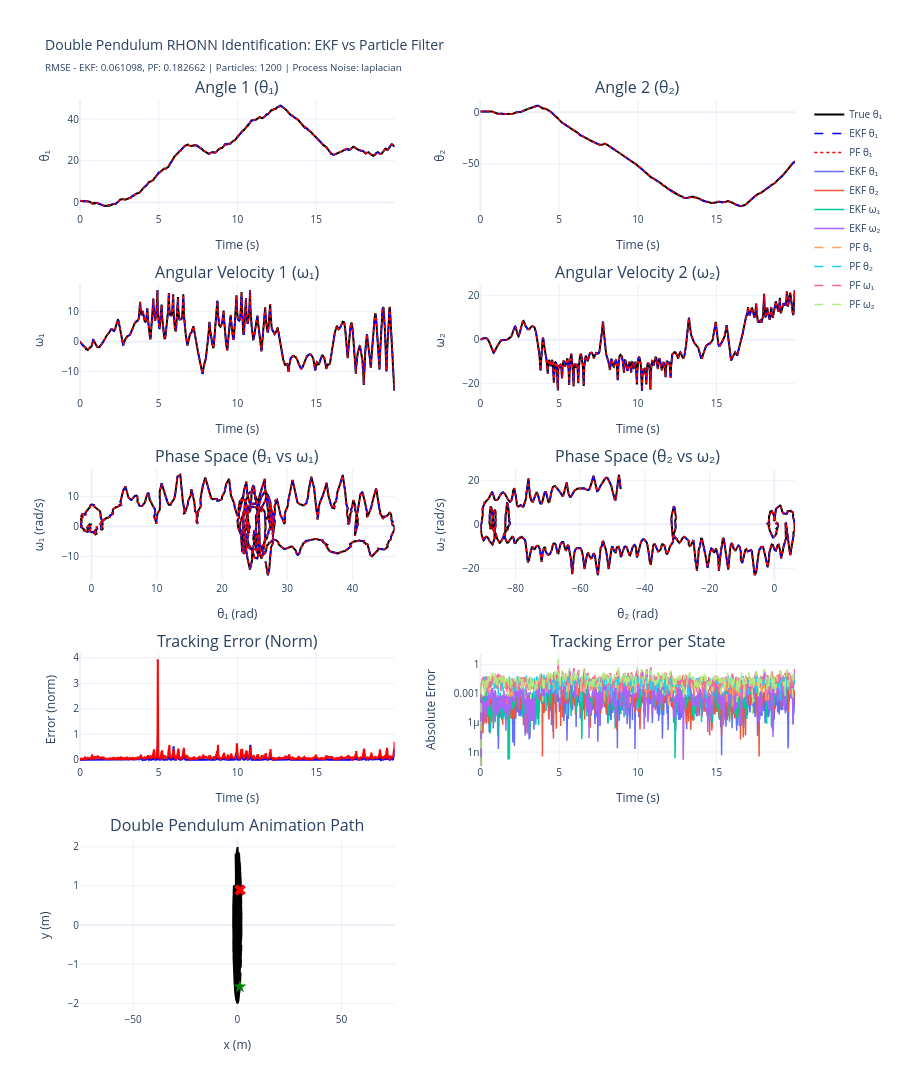

The notebook cell saved with this chart:
### Code cell
# ============================================================
# 6) Visualization - Double Pendulum
# ============================================================

# Create comprehensive visualization
fig = make_subplots(
    rows=5, cols=2,
    subplot_titles=(
        'Angle 1 (θ₁)', 'Angle 2 (θ₂)',
        'Angular Velocity 1 (ω₁)', 'Angular Velocity 2 (ω₂)',
        'Phase Space (θ₁ vs ω₁)', 'Phase Space (θ₂ vs ω₂)',
        'Tracking Error (Norm)', 'Tracking Error per State',
        'Double Pendulum Animation Path', ''
    ),
    specs=[
        [{"type": "scatter"}, {"type": "scatter"}],
        [{"type": "scatter"}, {"type": "scatter"}],
        [{"type": "scatter"}, {"type": "scatter"}],
        [{"type": "scatter"}, {"type": "scatter"}],
        [{"type": "scatter"}, {"type": "scatter"}]
    ],
    vertical_spacing=0.08,
    horizontal_spacing=0.12,
    row_heights=[0.18, 0.18, 0.18, 0.18, 0.28]
)

state_names = ['θ₁', 'θ₂', 'ω₁', 'ω₂']
colors = {'true': 'black', 'ekf': 'blue', 'pf': 'red'}

# Row 1-2: State trajectories
for i in range(4):
    row = (i // 2) + 1
    col = (i % 2) + 1
    
    # True state
    fig.add_trace(go.Scatter(x=t_history, y=x_true[:, i], 
                            mode='lines', name=f'True {state_names[i]}',
                            line=dict(color=colors['true'], width=2),
                            showlegend=(i==0)), row=row, col=col)
    
    # EKF estimate
    fig.add_trace(go.Scatter(x=t_history, y=x_hat_ekf[:, i],
                            mode='lines', name=f'EKF {state_names[i]}',
                            line=dict(color=colors['ekf'], width=1.5, dash='dash'),
                            showlegend=(i==0)), row=row, col=col)
    
    # PF estimate
    fig.add_trace(go.Scatter(x=t_history, y=x_hat_pf[:, i],
                            mode='lines', name=f'PF {state_names[i]}',
                            line=dict(color=colors['pf'], width=1.5, dash='dot'),
                            showlegend=(i==0)), row=row, col=col)
    
    fig.update_xaxes(title_text="Time (s)", row=row, col=col)
    fig.update_yaxes(title_text=state_names[i], row=row, col=col)

# Row 3: Phase space plots
# Phase space for theta1 vs omega1
fig.add_trace(go.Scatter(x=x_true[:, 0], y=x_true[:, 2],
                        mode='lines', name='True (θ₁-ω₁)',
                        line=dict(color=colors['true'], width=2),
                        showlegend=False), row=3, col=1)
fig.add_trace(go.Scatter(x=x_hat_ekf[:, 0], y=x_hat_ekf[:, 2],
                        mode='lines', name='EKF (θ₁-ω₁)',
                        line=dict(color=colors['ekf'], width=1.5, dash='dash'),
                        showlegend=False), row=3, col=1)
fig.add_trace(go.Scatter(x=x_hat_pf[:, 0], y=x_hat_pf[:, 2],
                        mode='lines', name='PF (θ₁-ω₁)',
                        line=dict(color=colors['pf'], width=1.5, dash='dot'),
                        showlegend=False), row=3, col=1)
fig.update_xaxes(title_text="θ₁ (rad)", row=3, col=1)
fig.update_yaxes(title_text="ω₁ (rad/s)", row=3, col=1)

# Phase space for theta2 vs omega2
fig.add_trace(go.Scatter(x=x_true[:, 1], y=x_true[:, 3],
                        mode='lines', name='True (θ₂-ω₂)',
                        line=dict(color=colors['true'], width=2),
                        showlegend=False), row=3, col=2)
fig.add_trace(go.Scatter(x=x_hat_ekf[:, 1], y=x_hat_ekf[:, 3],
                        mode='lines', name='EKF (θ₂-ω₂)',
                        line=dict(color=colors['ekf'], width=1.5, dash='dash'),
                        showlegend=False), row=3, col=2)
fig.add_trace(go.Scatter(x=x_hat_pf[:, 1], y=x_hat_pf[:, 3],
                        mode='lines', name='PF (θ₂-ω₂)',
                        line=dict(color=colors['pf'], width=1.5, dash='dot'),
                        showlegend=False), row=3, col=2)
fig.update_xaxes(title_text="θ₂ (rad)", row=3, col=2)
fig.update_yaxes(title_text="ω₂ (rad/s)", row=3, col=2)

# Row 4: Error plots
# Total error (norm)
fig.add_trace(go.Scatter(x=t_history, y=err_ekf,
                        mode='lines', name='EKF Error',
                        line=dict(color=colors['ekf'], width=2),
                        showlegend=False), row=4, col=1)
fig.add_trace(go.Scatter(x=t_history, y=err_pf,
                        mode='lines', name='PF Error',
                        line=dict(color=colors['pf'], width=2),
                        showlegend=False), row=4, col=1)
fig.update_xaxes(title_text="Time (s)", row=4, col=1)
fig.update_yaxes(title_text="Error (norm)", row=4, col=1)

# Per-state errors
err_ekf_states = np.abs(x_true - x_hat_ekf)
err_pf_states = np.abs(x_true - x_hat_pf)
for i in range(4):
    fig.add_trace(go.Scatter(x=t_history, y=err_ekf_states[:, i],
                            mode='lines', name=f'EKF {state_names[i]}',
                            line=dict(width=1.5),
                            showlegend=True), row=4, col=2)
for i in range(4):
    fig.add_trace(go.Scatter(x=t_history, y=err_pf_states[:, i],
                            mode='lines', name=f'PF {state_names[i]}',
                            line=dict(width=1.5, dash='dash'),
                            showlegend=True), row=4, col=2)
fig.update_xaxes(title_text="Time (s)", row=4, col=2)
fig.update_yaxes(title_text="Absolute Error", type="log", row=4, col=2)

# Row 5: Double pendulum path visualization (cartesian coordinates)
# Convert angles to cartesian coordinates for visualization
L1 = 1.0
L2 = 1.0

# True system path
x1_true = L1 * np.sin(x_true[:, 0])
y1_true = -L1 * np.cos(x_true[:, 0])
x2_true = x1_true + L2 * np.sin(x_true[:, 1])
y2_true = y1_true - L2 * np.cos(x_true[:, 1])

# Plot path of second pendulum mass (most interesting)
fig.add_trace(go.Scatter(x=x2_true, y=y2_true,
                        mode='lines', name='True Path (mass 2)',
                        line=dict(color=colors['true'], width=2),
                        showlegend=False), row=5, col=1)

# Add start and end points
fig.add_trace(go.Scatter(x=[x2_true[0]], y=[y2_true[0]],
                        mode='markers', name='Start',
                        marker=dict(color='green', size=10, symbol='star'),
                        showlegend=False), row=5, col=1)
fig.add_trace(go.Scatter(x=[x2_true[-1]], y=[y2_true[-1]],
                        mode='markers', name='End',
                        marker=dict(color='red', size=10, symbol='x'),
                        showlegend=False), row=5, col=1)

fig.update_xaxes(title_text="x (m)", row=5, col=1)
fig.update_yaxes(title_text="y (m)", row=5, col=1)
fig.update_xaxes(scaleanchor="y", scaleratio=1, row=5, col=1)

# Update layout
fig.update_layout(
    height=1800,
    title_text=f"Double Pendulum RHONN Identification: EKF vs Particle Filter<br>" +
               f"<sub>RMSE - EKF: {rmse_ekf:.6f}, PF: {rmse_pf:.6f} | " +
               f"Particles: {num_particles} | Process Noise: {process_noise_type}</sub>",
    showlegend=True,
    template="plotly_white",
    font=dict(size=10)
)

fig.show()

print("\n✅ Visualization complete!")
print(f"\n📈 Summary Statistics:")
print(f"   System: Double Pendulum (4 states)")
print(f"   Time steps: {n_steps}")
print(f"   Sampling time: {dt} s")
print(f"   Total duration: {n_steps*dt:.2f} s")
print(f"   Process noise: {process_noise_type}")
print(f"   Measurement noise std: {measurement_noise_std}")

### Figure 1 — Plotly figure (JSON) as saved in the notebook; plotly's stock layout.template omitted (floating-point values rounded to 4 significant figures; data arrays with more than 128 entries replaced by an {"elided": "..."} marker saying what was removed)
{"data": [{"line": {"color": "black", "width": 2}, "mode": "lines", "name": "True θ₁", "showlegend": true, "type": "scatter", "x": {"elided": "1000 float values"}, "xaxis": "x", "y": {"elided": "1000 float values"}, "yaxis": "y"}, {"line": {"color": "blue", "dash": "dash", "width": 1.5}, "mode": "lines", "name": "EKF θ₁", "showlegend": true, "type": "scatter", "x": {"elided": "1000 float values"}, "xaxis": "x", "y": {"elided": "1000 float values"}, "yaxis": "y"}, {"line": {"color": "red", "dash": "dot", "width": 1.5}, "mode": "lines", "name": "PF θ₁", "showlegend": true, "type": "scatter", "x": {"elided": "1000 float values"}, "xaxis": "x", "y": {"elided": "1000 float values"}, "yaxis": "y"}, {"line": {"color": "black", "width": 2}, "mode": "lines", "name": "True θ₂", "showlegend": false, "type": "scatter", "x": {"elided": "1000 float values"}, "xaxis": "x2", "y": {"elided": "1000 float values"}, "yaxis": "y2"}, {"line": {"color": "blue", "dash": "dash", "width": 1.5}, "mode": "lines", "name": "EKF θ₂", "showlegend": false, "type": "scatter", "x": {"elided": "1000 float values"}, "xaxis": "x2", "y": {"elided": "1000 float values"}, "yaxis": "y2"}, {"line": {"color": "red", "dash": "dot", "width": 1.5}, "mode": "lines", "name": "PF θ₂", "showlegend": false, "type": "scatter", "x": {"elided": "1000 float values"}, "xaxis": "x2", "y": {"elided": "1000 float values"}, "yaxis": "y2"}, {"line": {"color": "black", "width": 2}, "mode": "lines", "name": "True ω₁", "showlegend": false, "type": "scatter", "x": {"elided": "1000 float values"}, "xaxis": "x3", "y": {"elided": "1000 float values"}, "yaxis": "y3"}, {"line": {"color": "blue", "dash": "dash", "width": 1.5}, "mode": "lines", "name": "EKF ω₁", "showlegend": false, "type": "scatter", "x": {"elided": "1000 float values"}, "xaxis": "x3", "y": {"elided": "1000 float values"}, "yaxis": "y3"}, {"line": {"color": "red", "dash": "dot", "width": 1.5}, "mode": "lines", "name": "PF ω₁", "showlegend": false, "type": "scatter", "x": {"elided": "1000 float values"}, "xaxis": "x3", "y": {"elided": "1000 float values"}, "yaxis": "y3"}, {"line": {"color": "black", "width": 2}, "mode": "lines", "name": "True ω₂", "showlegend": false, "type": "scatter", "x": {"elided": "1000 float values"}, "xaxis": "x4", "y": {"elided": "1000 float values"}, "yaxis": "y4"}, {"line": {"color": "blue", "dash": "dash", "width": 1.5}, "mode": "lines", "name": "EKF ω₂", "showlegend": false, "type": "scatter", "x": {"elided": "1000 float values"}, "xaxis": "x4", "y": {"elided": "1000 float values"}, "yaxis": "y4"}, {"line": {"color": "red", "dash": "dot", "width": 1.5}, "mode": "lines", "name": "PF ω₂", "showlegend": false, "type": "scatter", "x": {"elided": "1000 float values"}, "xaxis": "x4", "y": {"elided": "1000 float values"}, "yaxis": "y4"}, {"line": {"color": "black", "width": 2}, "mode": "lines", "name": "True (θ₁-ω₁)", "showlegend": false, "type": "scatter", "x": {"elided": "1000 float values"}, "xaxis": "x5", "y": {"elided": "1000 float values"}, "yaxis": "y5"}, {"line": {"color": "blue", "dash": "dash", "width": 1.5}, "mode": "lines", "name": "EKF (θ₁-ω₁)", "showlegend": false, "type": "scatter", "x": {"elided": "1000 float values"}, "xaxis": "x5", "y": {"elided": "1000 float values"}, "yaxis": "y5"}, {"line": {"color": "red", "dash": "dot", "width": 1.5}, "mode": "lines", "name": "PF (θ₁-ω₁)", "showlegend": false, "type": "scatter", "x": {"elided": "1000 float values"}, "xaxis": "x5", "y": {"elided": "1000 float values"}, "yaxis": "y5"}, {"line": {"color": "black", "width": 2}, "mode": "lines", "name": "True (θ₂-ω₂)", "showlegend": false, "type": "scatter", "x": {"elided": "1000 float values"}, "xaxis": "x6", "y": {"elided": "1000 float values"}, "yaxis": "y6"}, {"line": {"color": "blue", "dash": "dash", "width": 1.5}, "mode": "lines", "name": "EKF (θ₂-ω₂)", "showlegend": false, "type": "scatter", "x": {"elided": "1000 float values"}, "xaxis": "x6", "y": {"elided": "1000 float values"}, "yaxis": "y6"}, {"line": {"color": "red", "dash": "dot", "width": 1.5}, "mode": "lines", "name": "PF (θ₂-ω₂)", "showlegend": false, "type": "scatter", "x": {"elided": "1000 float values"}, "xaxis": "x6", "y": {"elided": "1000 float values"}, "yaxis": "y6"}, {"line": {"color": "blue", "width": 2}, "mode": "lines", "name": "EKF Error", "showlegend": false, "type": "scatter", "x": {"elided": "1000 float values"}, "xaxis": "x7", "y": {"elided": "1000 float values"}, "yaxis": "y7"}, {"line": {"color": "red", "width": 2}, "mode": "lines", "name": "PF Error", "showlegend": false, "type": "scatter", "x": {"elided": "1000 float values"}, "xaxis": "x7", "y": {"elided": "1000 float values"}, "yaxis": "y7"}, {"line": {"width": 1.5}, "mode": "lines", "name": "EKF θ₁", "showlegend": true, "type": "scatter", "x": {"elided": "1000 float values"}, "xaxis": "x8", "y": {"elided": "1000 float values"}, "yaxis": "y8"}, {"line": {"width": 1.5}, "mode": "lines", "name": "EKF θ₂", "showlegend": true, "type": "scatter", "x": {"elided": "1000 float values"}, "xaxis": "x8", "y": {"elided": "1000 float values"}, "yaxis": "y8"}, {"line": {"width": 1.5}, "mode": "lines", "name": "EKF ω₁", "showlegend": true, "type": "scatter", "x": {"elided": "1000 float values"}, "xaxis": "x8", "y": {"elided": "1000 float values"}, "yaxis": "y8"}, {"line": {"width": 1.5}, "mode": "lines", "name": "EKF ω₂", "showlegend": true, "type": "scatter", "x": {"elided": "1000 float values"}, "xaxis": "x8", "y": {"elided": "1000 float values"}, "yaxis": "y8"}, {"line": {"dash": "dash", "width": 1.5}, "mode": "lines", "name": "PF θ₁", "showlegend": true, "type": "scatter", "x": {"elided": "1000 float values"}, "xaxis": "x8", "y": {"elided": "1000 float values"}, "yaxis": "y8"}, {"line": {"dash": "dash", "width": 1.5}, "mode": "lines", "name": "PF θ₂", "showlegend": true, "type": "scatter", "x": {"elided": "1000 float values"}, "xaxis": "x8", "y": {"elided": "1000 float values"}, "yaxis": "y8"}, {"line": {"dash": "dash", "width": 1.5}, "mode": "lines", "name": "PF ω₁", "showlegend": true, "type": "scatter", "x": {"elided": "1000 float values"}, "xaxis": "x8", "y": {"elided": "1000 float values"}, "yaxis": "y8"}, {"line": {"dash": "dash", "width": 1.5}, "mode": "lines", "name": "PF ω₂", "showlegend": true, "type": "scatter", "x": {"elided": "1000 float values"}, "xaxis": "x8", "y": {"elided": "1000 float values"}, "yaxis": "y8"}, {"line": {"color": "black", "width": 2}, "mode": "lines", "name": "True Path (mass 2)", "showlegend": false, "type": "scatter", "x": {"elided": "1000 float values"}, "xaxis": "x9", "y": {"elided": "1000 float values"}, "yaxis": "y9"}, {"marker": {"color": "green", "size": 10, "symbol": "star"}, "mode": "markers", "name": "Start", "showlegend": false, "type": "scatter", "x": [1.207], "xaxis": "x9", "y": [-1.573], "yaxis": "y9"}, {"marker": {"color": "red", "size": 10, "symbol": "x"}, "mode": "markers", "name": "End", "showlegend": false, "type": "scatter", "x": [1.346], "xaxis": "x9", "y": [0.8969], "yaxis": "y9"}], "layout": {"annotations": [{"font": {"size": 16}, "showarrow": false, "text": "Angle 1 (θ₁)", "x": 0.22, "xanchor": "center", "xref": "paper", "y": 1.0, "yanchor": "bottom", "yref": "paper"}, {"font": {"size": 16}, "showarrow": false, "text": "Angle 2 (θ₂)", "x": 0.78, "xanchor": "center", "xref": "paper", "y": 1.0, "yanchor": "bottom", "yref": "paper"}, {"font": {"size": 16}, "showarrow": false, "text": "Angular Velocity 1 (ω₁)", "x": 0.22, "xanchor": "center", "xref": "paper", "y": 0.7976, "yanchor": "bottom", "yref": "paper"}, {"font": {"size": 16}, "showarrow": false, "text": "Angular Velocity 2 (ω₂)", "x": 0.78, "xanchor": "center", "xref": "paper", "y": 0.7976, "yanchor": "bottom", "yref": "paper"}, {"font": {"size": 16}, "showarrow": false, "text": "Phase Space (θ₁ vs ω₁)", "x": 0.22, "xanchor": "center", "xref": "paper", "y": 0.5952, "yanchor": "bottom", "yref": "paper"}, {"font": {"size": 16}, "showarrow": false, "text": "Phase Space (θ₂ vs ω₂)", "x": 0.78, "xanchor": "center", "xref": "paper", "y": 0.5952, "yanchor": "bottom", "yref": "paper"}, {"font": {"size": 16}, "showarrow": false, "text": "Tracking Error (Norm)", "x": 0.22, "xanchor": "center", "xref": "paper", "y": 0.3928, "yanchor": "bottom", "yref": "paper"}, {"font": {"size": 16}, "showarrow": false, "text": "Tracking Error per State", "x": 0.78, "xanchor": "center", "xref": "paper", "y": 0.3928, "yanchor": "bottom", "yref": "paper"}, {"font": {"size": 16}, "showarrow": false, "text": "Double Pendulum Animation Path", "x": 0.22, "xanchor": "center", "xref": "paper", "y": 0.1904, "yanchor": "bottom", "yref": "paper"}], "font": {"size": 10}, "height": 1800, "showlegend": true, "title": {"text": "Double Pendulum RHONN Identification: EKF vs Particle Filter<br><sub>RMSE - EKF: 0.061098, PF: 0.182662 | Particles: 1200 | Process Noise: laplacian</sub>"}, "xaxis": {"anchor": "y", "domain": [0, 0.44], "title": {"text": "Time (s)"}}, "xaxis10": {"anchor": "y10", "domain": [0.56, 1]}, "xaxis2": {"anchor": "y2", "domain": [0.56, 1], "title": {"text": "Time (s)"}}, "xaxis3": {"anchor": "y3", "domain": [0, 0.44], "title": {"text": "Time (s)"}}, "xaxis4": {"anchor": "y4", "domain": [0.56, 1], "title": {"text": "Time (s)"}}, "xaxis5": {"anchor": "y5", "domain": [0, 0.44], "title": {"text": "θ₁ (rad)"}}, "xaxis6": {"anchor": "y6", "domain": [0.56, 1], "title": {"text": "θ₂ (rad)"}}, "xaxis7": {"anchor": "y7", "domain": [0, 0.44], "title": {"text": "Time (s)"}}, "xaxis8": {"anchor": "y8", "domain": [0.56, 1], "title": {"text": "Time (s)"}}, "xaxis9": {"anchor": "y9", "domain": [0, 0.44], "scaleanchor": "y", "scaleratio": 1, "title": {"text": "x (m)"}}, "yaxis": {"anchor": "x", "domain": [0.8776, 1.0], "title": {"text": "θ₁"}}, "yaxis10": {"anchor": "x10", "domain": [0, 0.1904]}, "yaxis2": {"anchor": "x2", "domain": [0.8776, 1.0], "title": {"text": "θ₂"}}, "yaxis3": {"anchor": "x3", "domain": [0.6752, 0.7976], "title": {"text": "ω₁"}}, "yaxis4": {"anchor": "x4", "domain": [0.6752, 0.7976], "title": {"text": "ω₂"}}, "yaxis5": {"anchor": "x5", "domain": [0.4728, 0.5952], "title": {"text": "ω₁ (rad/s)"}}, "yaxis6": {"anchor": "x6", "domain": [0.4728, 0.5952], "title": {"text": "ω₂ (rad/s)"}}, "yaxis7": {"anchor": "x7", "domain": [0.2704, 0.3928], "title": {"text": "Error (norm)"}}, "yaxis8": {"anchor": "x8", "domain": [0.2704, 0.3928], "title": {"text": "Absolute Error"}, "type": "log"}, "yaxis9": {"anchor": "x9", "domain": [0, 0.1904], "title": {"text": "y (m)"}}}}
